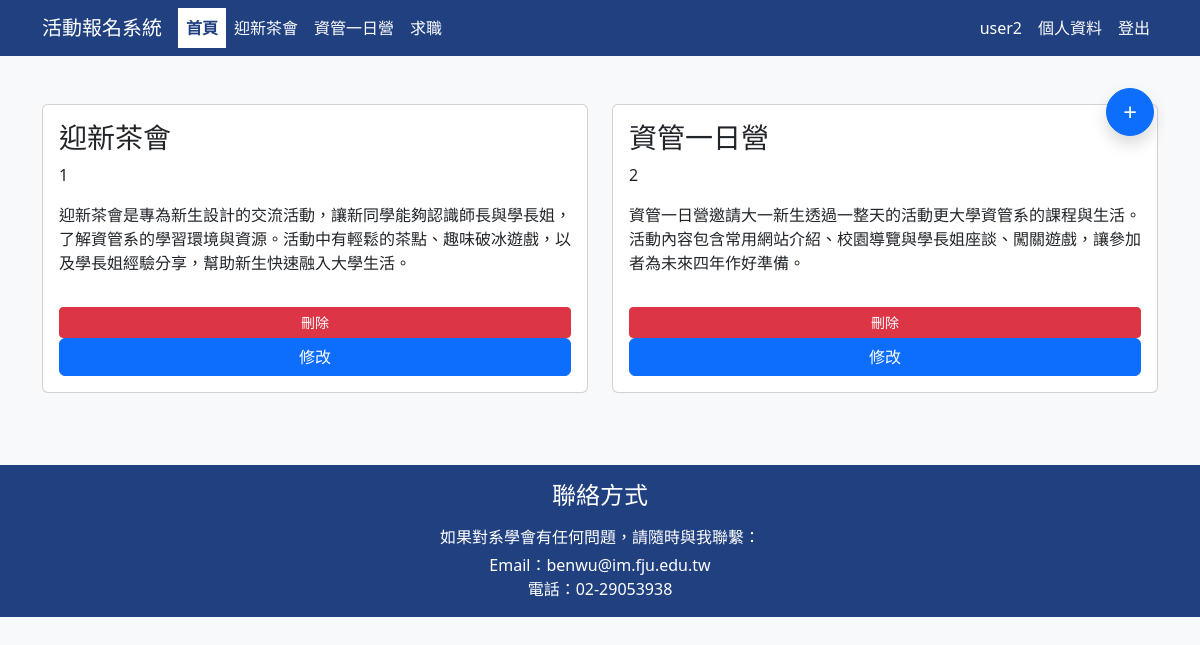
The page /week08/index.php (signed in) on the database its author committed.
### tables this page shows
CREATE TABLE `event` (
  `id` int(10) UNSIGNED NOT NULL,
  `name` varchar(30) NOT NULL,
  `description` varchar(225) NOT NULL
);

### week08/index.php (the view, shortened to what this page needs)
<?php
require_once 'testdb.php';
?>
<div class="container my-5 position-relative">
  <a href="activity_insert.php"
     class="btn btn-primary position-absolute rounded-circle shadow"
     style="top: -1rem; right: 1rem; width: 3rem; height: 3rem; font-size: 1.5rem; display: flex; align-items: center; justify-content: center; z-index: 1050;">
     +
  </a>
    <div class="row mb-4">
        <?php
        $sql = "SELECT * FROM event";
        $result = mysqli_query($conn, $sql);
        while($row = mysqli_fetch_assoc($result)) { ?>
            <div class="col-md-6 mb-4">
                <div class="card h-100 bg-white text-dark">
                    <div class="card-body d-flex flex-column">
                        <h3 class="card-title"><?= ($row['name']) ?></h3>
                        <p class="card-text"><?= (($row['id'])) ?></p>
                        <p class="card-text"><?= (($row['description'])) ?></p>
                        <a href="activity_delete.php?id=<?= $row['id'] ?>" class="btn btn-danger btn-sm mt-3">刪除</a>
                        <a href="activity_update.php?id=<?=$row["id"]?>" class="btn btn-primary">修改</a>
                    </div>
                </div>
            </div>
        <?php } ?>
    </div>
</div>

### rows shown on the page
event: name "迎新茶會", id "1", description "迎新茶會是專為新生設計的交流活動，讓新同學能夠認識師長與學長姐，了解資管系的學習環境與資源。活動中有輕鬆的茶點、趣味破冰遊戲，以及學長姐經驗分享，幫助新生快速融入大學生活。"
event: name "資管一日營", id "2", description "資管一日營邀請大一新生透過一整天的活動更大學資管系的課程與生活。活動內容包含常用網站介紹、校園導覽與學長姐座談、闖關遊戲，讓參加者為未來四年作好準備。"

### other values the page prints
$_SESSION['account'] "user2"
